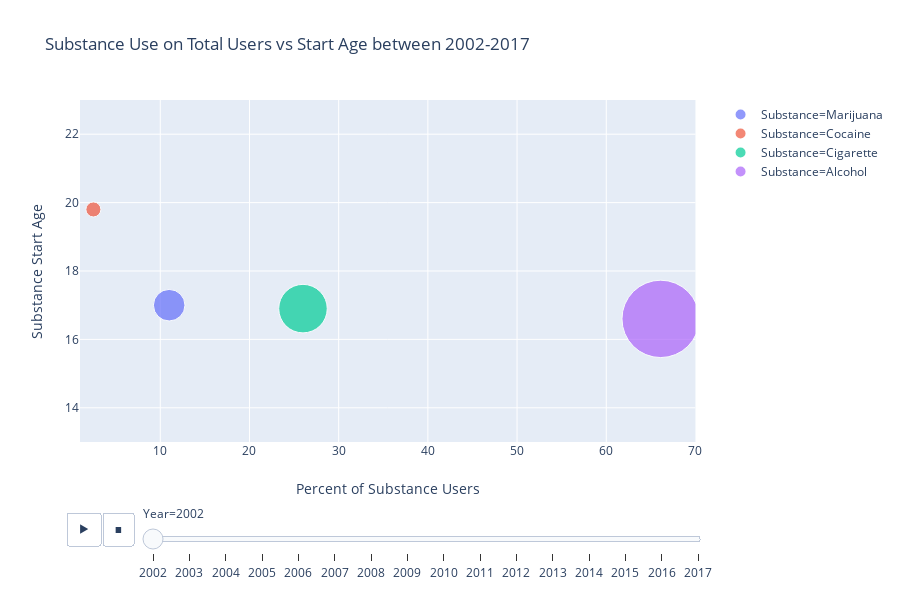

The cell this chart's notebook holds for it:
### Code cell
px.scatter(df, x="TotalUsers", y="StartAge", animation_frame="Year", animation_group="Substance",
           size="TotalUsers", color="Substance", hover_name="Substance",labels={"TotalUsers":'Percent of Substance Users',"StartAge":'Substance Start Age'},
           log_x=False, size_max=55, range_x=[1,70], range_y=[13, 23],title='Substance Use on Total Users vs Start Age between 2002-2017',)

### Figure 1 — Plotly figure (JSON) as saved in the notebook; plotly's stock layout.template omitted (floating-point values rounded to 4 significant figures)
{"data": [{"hoverlabel": {"namelength": 0}, "hovertemplate": "<b>%{hovertext}</b><br><br>Substance=Marijuana<br>Year=2002<br>Percent of Substance Users=%{marker.size}<br>Substance Start Age=%{y}", "hovertext": ["Marijuana"], "ids": ["Marijuana"], "legendgroup": "Substance=Marijuana", "marker": {"color": "#636efa", "size": [11], "sizemode": "area", "sizeref": 0.02208, "symbol": "circle"}, "mode": "markers", "name": "Substance=Marijuana", "showlegend": true, "type": "scatter", "x": [11], "xaxis": "x", "y": [17], "yaxis": "y"}, {"hoverlabel": {"namelength": 0}, "hovertemplate": "<b>%{hovertext}</b><br><br>Substance=Cocaine<br>Year=2002<br>Percent of Substance Users=%{marker.size}<br>Substance Start Age=%{y}", "hovertext": ["Cocaine"], "ids": ["Cocaine"], "legendgroup": "Substance=Cocaine", "marker": {"color": "#EF553B", "size": [2.5], "sizemode": "area", "sizeref": 0.02208, "symbol": "circle"}, "mode": "markers", "name": "Substance=Cocaine", "showlegend": true, "type": "scatter", "x": [2.5], "xaxis": "x", "y": [19.8], "yaxis": "y"}, {"hoverlabel": {"namelength": 0}, "hovertemplate": "<b>%{hovertext}</b><br><br>Substance=Cigarette<br>Year=2002<br>Percent of Substance Users=%{marker.size}<br>Substance Start Age=%{y}", "hovertext": ["Cigarette"], "ids": ["Cigarette"], "legendgroup": "Substance=Cigarette", "marker": {"color": "#00cc96", "size": [26], "sizemode": "area", "sizeref": 0.02208, "symbol": "circle"}, "mode": "markers", "name": "Substance=Cigarette", "showlegend": true, "type": "scatter", "x": [26], "xaxis": "x", "y": [16.9], "yaxis": "y"}, {"hoverlabel": {"namelength": 0}, "hovertemplate": "<b>%{hovertext}</b><br><br>Substance=Alcohol<br>Year=2002<br>Percent of Substance Users=%{marker.size}<br>Substance Start Age=%{y}", "hovertext": ["Alcohol"], "ids": ["Alcohol"], "legendgroup": "Substance=Alcohol", "marker": {"color": "#ab63fa", "size": [66.1], "sizemode": "area", "sizeref": 0.02208, "symbol": "circle"}, "mode": "markers", "name": "Substance=Alcohol", "showlegend": true, "type": "scatter", "x": [66.1], "xaxis": "x", "y": [16.6], "yaxis": "y"}], "layout": {"height": 600, "legend": {"itemsizing": "constant", "tracegroupgap": 0}, "sliders": [{"active": 0, "currentvalue": {"prefix": "Year="}, "len": 0.9, "pad": {"b": 10, "t": 60}, "steps": [{"args": [["2002"], {"frame": {"duration": 0, "redraw": false}, "fromcurrent": true, "mode": "immediate", "transition": {"duration": 0, "easing": "linear"}}], "label": "2002", "method": "animate"}, {"args": [["2003"], {"frame": {"duration": 0, "redraw": false}, "fromcurrent": true, "mode": "immediate", "transition": {"duration": 0, "easing": "linear"}}], "label": "2003", "method": "animate"}, {"args": [["2004"], {"frame": {"duration": 0, "redraw": false}, "fromcurrent": true, "mode": "immediate", "transition": {"duration": 0, "easing": "linear"}}], "label": "2004", "method": "animate"}, {"args": [["2005"], {"frame": {"duration": 0, "redraw": false}, "fromcurrent": true, "mode": "immediate", "transition": {"duration": 0, "easing": "linear"}}], "label": "2005", "method": "animate"}, {"args": [["2006"], {"frame": {"duration": 0, "redraw": false}, "fromcurrent": true, "mode": "immediate", "transition": {"duration": 0, "easing": "linear"}}], "label": "2006", "method": "animate"}, {"args": [["2007"], {"frame": {"duration": 0, "redraw": false}, "fromcurrent": true, "mode": "immediate", "transition": {"duration": 0, "easing": "linear"}}], "label": "2007", "method": "animate"}, {"args": [["2008"], {"frame": {"duration": 0, "redraw": false}, "fromcurrent": true, "mode": "immediate", "transition": {"duration": 0, "easing": "linear"}}], "label": "2008", "method": "animate"}, {"args": [["2009"], {"frame": {"duration": 0, "redraw": false}, "fromcurrent": true, "mode": "immediate", "transition": {"duration": 0, "easing": "linear"}}], "label": "2009", "method": "animate"}, {"args": [["2010"], {"frame": {"duration": 0, "redraw": false}, "fromcurrent": true, "mode": "immediate", "transition": {"duration": 0, "easing": "linear"}}], "label": "2010", "method": "animate"}, {"args": [["2011"], {"frame": {"duration": 0, "redraw": false}, "fromcurrent": true, "mode": "immediate", "transition": {"duration": 0, "easing": "linear"}}], "label": "2011", "method": "animate"}, {"args": [["2012"], {"frame": {"duration": 0, "redraw": false}, "fromcurrent": true, "mode": "immediate", "transition": {"duration": 0, "easing": "linear"}}], "label": "2012", "method": "animate"}, {"args": [["2013"], {"frame": {"duration": 0, "redraw": false}, "fromcurrent": true, "mode": "immediate", "transition": {"duration": 0, "easing": "linear"}}], "label": "2013", "method": "animate"}, {"args": [["2014"], {"frame": {"duration": 0, "redraw": false}, "fromcurrent": true, "mode": "immediate", "transition": {"duration": 0, "easing": "linear"}}], "label": "2014", "method": "animate"}, {"args": [["2015"], {"frame": {"duration": 0, "redraw": false}, "fromcurrent": true, "mode": "immediate", "transition": {"duration": 0, "easing": "linear"}}], "label": "2015", "method": "animate"}, {"args": [["2016"], {"frame": {"duration": 0, "redraw": false}, "fromcurrent": true, "mode": "immediate", "transition": {"duration": 0, "easing": "linear"}}], "label": "2016", "method": "animate"}, {"args": [["2017"], {"frame": {"duration": 0, "redraw": false}, "fromcurrent": true, "mode": "immediate", "transition": {"duration": 0, "easing": "linear"}}], "label": "2017", "method": "animate"}], "x": 0.1, "xanchor": "left", "y": 0, "yanchor": "top"}], "title": {"text": "Substance Use on Total Users vs Start Age between 2002-2017"}, "updatemenus": [{"buttons": [{"args": [null, {"frame": {"duration": 500, "redraw": false}, "fromcurrent": true, "mode": "immediate", "transition": {"duration": 500, "easing": "linear"}}], "label": "&#9654;", "method": "animate"}, {"args": [[null], {"frame": {"duration": 0, "redraw": false}, "fromcurrent": true, "mode": "immediate", "transition": {"duration": 0, "easing": "linear"}}], "label": "&#9724;", "method": "animate"}], "direction": "left", "pad": {"r": 10, "t": 70}, "showactive": false, "type": "buttons", "x": 0.1, "xanchor": "right", "y": 0, "yanchor": "top"}], "xaxis": {"anchor": "y", "domain": [0, 0.98], "range": [1, 70], "title": {"text": "Percent of Substance Users"}}, "yaxis": {"anchor": "x", "domain": [0, 1], "range": [13, 23], "title": {"text": "Substance Start Age"}}}}
